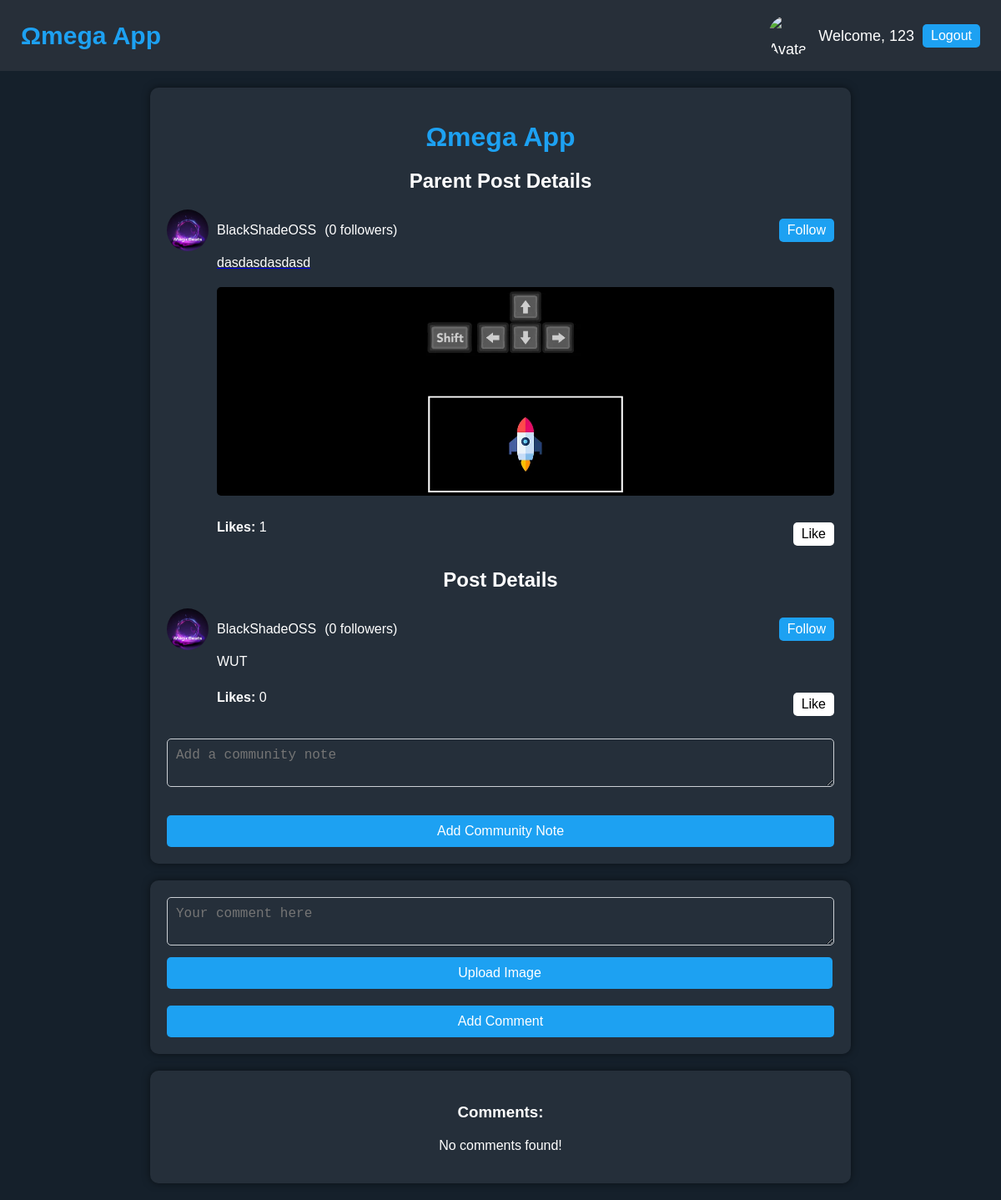
Page /post.php?id=15 (signed in) on the committed database.
### tables this page shows
CREATE TABLE `posts` (
  `post_id` int(11) NOT NULL,
  `author` int(11) NOT NULL,
  `author_firm` int(11) DEFAULT NULL,
  `content` varchar(512) NOT NULL,
  `likes` int(11) NOT NULL,
  `shares` int(11) NOT NULL,
  `comments_number` int(11) NOT NULL,
  `file_id` varchar(23) DEFAULT NULL,
  `post_id_for_comment` int(11) DEFAULT NULL,
  `create_datetime` datetime NOT NULL DEFAULT current_timestamp()
);

CREATE TABLE `user_account` (
  `user_ac_id` int(11) NOT NULL,
  `username` varchar(50) NOT NULL,
  `password` varchar(64) NOT NULL,
  `email` varchar(50) NOT NULL,
  `followers` int(11) NOT NULL,
  `is_cn_admin` tinyint(1) NOT NULL DEFAULT 0,
  `is_verified` tinyint(1) NOT NULL DEFAULT 0,
  `avatar_id` varchar(23) DEFAULT NULL,
  `created` timestamp NOT NULL DEFAULT current_timestamp()
);

### post.php (the view, shortened to what this page needs)
<?php
require_once 'db_connect.php';
$post_id = $_GET['id'];
$query = "SELECT post_id_for_comment FROM posts WHERE post_id = ?";
$stmt = $conn->prepare($query);
$stmt->bind_param("i", $post_id);
$stmt->execute();
$result = $stmt->get_result();
$parentid = $result->fetch_assoc()['post_id_for_comment'];
if ($parentid == null) {
    $is_parent = false;
} else {
    $is_parent = true;
}
function displayPostDetails($postId, $conn, $session_id, $is_parent)
{
    $query = "SELECT posts.content, posts.file_id,
              COALESCE(user_account.username, firm_account.firm_name) AS author_name,
              user_account.avatar_id,
              user_account.is_cn_admin,
              user_account.user_ac_id AS author_id,
              'user' AS author_type,
              COUNT(follow.user_follower_id) AS follower_count
              FROM posts
              LEFT JOIN user_account ON posts.author = user_account.user_ac_id
              LEFT JOIN firm_account ON posts.author_firm = firm_account.firm_ac_id
              LEFT JOIN follow ON follow.user_ac_id = user_account.user_ac_id
              WHERE posts.post_id = ?";
    $stmt = $conn->prepare($query);
    $stmt->bind_param("i", $postId);
    $stmt->execute();
    $result = $stmt->get_result();
    $post = $result->fetch_assoc();
    $query = "SELECT is_cn_admin FROM user_account WHERE user_ac_id = ?";
    $stmt = $conn->prepare($query);
    $stmt->bind_param("i", $session_id);
    $stmt->execute();
    $result = $stmt->get_result();
    $is_cn_admin = $result->fetch_assoc()['is_cn_admin'];
    if ($post) {
        echo "<div class='post";
        if ($is_parent) {
            echo " parent-post";
        }
        echo "'>";
        echo "<div class='author-details'>";
        echo "<img class='author-avatar' src='uploads/" . htmlspecialchars($post['avatar_id'] . ".webp", ENT_QUOTES, 'UTF-8') . "' alt='Author Avatar'>";
        echo "<span class='author-name'>" . htmlspecialchars($post['author_name'], ENT_QUOTES, 'UTF-8') . "</span>";
        echo "<span class='follower-count'> (" . $post['follower_count'] . " followers)</span>";
        $query = "SELECT COUNT(*) as is_following FROM follow WHERE user_ac_id = ? AND user_follower_id = ?";
        $stmt = $conn->prepare($query);
        $stmt->bind_param("ii", $post['author_id'], $session_id);
        $stmt->execute();
        $result = $stmt->get_result();
        $is_following = $result->fetch_assoc();
        if ($is_following['is_following']) {
            echo '<form action="unfollow.php" method="post" class="follow-button">';
            echo    '<input type="hidden" name="target_id" value="' . $post['author_id'] . '">';
            echo    '<input type="hidden" name="target_type" value="' . $post['author_type'] . '">';
            echo    '<button type="submit">Unfollow</button>';
            echo '</form>';
        } else {
            echo '<form action="follow.php" method="post" class="follow-button">';
            echo '<button type="submit">Follow</button>';
            echo '</form>';
        }
        echo "</div>";
        if ($is_parent) {
            echo "<a href='post.php?id=" . $postId . "'>";
        }
        echo "<p>" . htmlspecialchars($post['content'], ENT_QUOTES, 'UTF-8') . "</p>";
        if ($post['file_id'] !== null) {
            echo "<div class='image-container'>";
            echo "<img src='uploads/" . htmlspecialchars($post['file_id'] . ".webp", ENT_QUOTES, 'UTF-8') . "' alt='Post File'>";
            echo "</div>";
        }
        if ($is_parent) {
            echo "</a>";
        }
        $query = "SELECT likes FROM posts WHERE post_id = ?";
        $stmt = $conn->prepare($query);
        $stmt->bind_param("i", $postId);
        $stmt->execute();
        $result = $stmt->get_result();
        $likes = $result->fetch_assoc();
        $query = "SELECT COUNT(*) as liked FROM likes WHERE post_id = ? AND user_id = ?";
        $stmt = $conn->prepare($query);
        $stmt->bind_param("ii", $postId, $_SESSION['id']);
        $stmt->execute();
        $result = $stmt->get_result();
        $liked = $result->fetch_assoc();
        echo '<div class="like-container">';
        echo '<p><strong>Likes: </strong>' . $likes['likes'] . '</p>';
        echo '<form id="likeForm" action="';
        echo $liked['liked'] ? 'unlike_post.php' : 'like_post.php';
        echo '" method="post">';
        echo '<button type="submit" class="';
        echo $liked['liked'] ? 'unlike' : 'like';
        echo '" name="like">';
        echo $liked['liked'] ? 'Unlike' : 'Like';
        echo '</button>';
        echo '</form>';
        echo '</div>';
        if (!$is_parent && $is_cn_admin) {
            echo '<div class="cn-form">';
            echo '<form action="add_community_note.php" method="post">';
            echo '<textarea name="note_content" placeholder="Add a community note"></textarea>';
            echo '<button type="submit" name="add_community_note">Add Community Note</button>';
            echo '</form>';
            echo '</div>';
        }
        echo "</div>";
    } else {
        echo "<p>Post not found.</p>";
    }
}
?>
<!DOCTYPE html>
<html lang="en">
<head>
    <link rel="stylesheet" href="post.css">
    <link rel="stylesheet" href="navbar.css">
</head>
<body>
    <?php include 'navbar.php'; ?>
    <div class="post-details-container">
        <h1><a href="./main-page.php">Ωmega App</a></h1>
        <?php
        if ($is_parent) {
            echo "<h2>Parent Post Details</h2>";
            displayPostDetails($parentid, $conn, $_SESSION['id'], true);
        }
        echo "<h2>Post Details</h2>";
        displayPostDetails($post_id, $conn, $_SESSION['id'], false);
        ?>
    </div>
    <div class="comment-form">
        <form action="add_comment.php" method="post" enctype="multipart/form-data">
            <textarea name="comment_content" placeholder="Your comment here" required></textarea>
            <label for="comment_image" class="file-upload-label">Upload Image</label>
            <button type="submit" name="add_comment">Add Comment</button>
        </form>
    </div>
    <div class="comments-container">
        <h3>Comments:</h3>
        <?php
        $query = "SELECT p1.*, COALESCE(user_account.username, firm_account.firm_name) AS author_name, user_account.avatar_id, COUNT(follow.user_follower_id) AS follower_count
          FROM posts p1
          LEFT JOIN user_account ON p1.author = user_account.user_ac_id
          LEFT JOIN firm_account ON p1.author_firm = firm_account.firm_ac_id
          LEFT JOIN follow ON follow.user_ac_id = user_account.user_ac_id
          WHERE p1.post_id_for_comment = ?
          GROUP BY p1.post_id
          ORDER BY p1.post_id_for_comment ASC, p1.post_id ASC";
        $stmt = $conn->prepare($query);
        $stmt->bind_param("i", $post_id);
        $stmt->execute();
        $result = $stmt->get_result();
        $comments = $result->fetch_all(MYSQLI_ASSOC);
        function displayComments($comments, $parentId = null, $conn)
        {
            if (!empty($comments)) {
                $query = "SELECT p1.*, COALESCE(user_account.username, firm_account.firm_name) AS author_name, user_account.avatar_id, COUNT(follow.user_follower_id) AS follower_count
                 (SELECT COUNT(*) FROM likes WHERE post_id = p1.post_id) AS likes_count,
                 (SELECT COUNT(*) FROM likes WHERE post_id = p1.post_id AND user_id = ?) AS liked_by_user
                 FROM posts p1
                 LEFT JOIN user_account ON p1.author = user_account.user_ac_id
                 LEFT JOIN firm_account ON p1.author_firm = firm_account.firm_ac_id
                 LEFT JOIN follow ON (follow.user_ac_id = user_account.user_ac_id OR follow.firm_ac_id = firm_account.firm_ac_id) AND follow.user_follower_id = ?
                 WHERE p1.post_id_for_comment = ?
                 GROUP BY p1.post_id
                 ORDER BY p1.post_id_for_comment ASC, p1.post_id ASC";
                $stmt = $conn->prepare($query);
                $stmt->bind_param("iii", $_SESSION["id"], $_SESSION["id"], $parentId);
                $stmt->execute();
                $result = $stmt->get_result();
                $comments = $result->fetch_all(MYSQLI_ASSOC);
                foreach ($comments as $comment) {
                    if ($comment['post_id_for_comment'] == $parentId) {
                        echo "<div class='comment'>";
                        echo "<div class='author-info'>";
                        echo "<img src='uploads/" . htmlspecialchars($comment['avatar_id'] . ".webp", ENT_QUOTES, 'UTF-8') . "' alt='Author Avatar'>";
                        echo "<p> " . htmlspecialchars($comment['author_name'], ENT_QUOTES, 'UTF-8') . "</p>";
                        echo "<span class='follower-count'>(" . $comment['follower_count'] . " followers)</span>";
                        $query = "SELECT COUNT(*) as is_following FROM follow WHERE user_ac_id = ? AND user_follower_id = ?";
                        $stmt = $conn->prepare($query);
                        $stmt->bind_param("ii", $comment['author'], $_SESSION["id"]);
                        $stmt->execute();
                        $result = $stmt->get_result();
                        $is_following = $result->fetch_assoc();
                        if ($is_following['is_following']) {
                            echo "<form action='unfollow.php' method='post' class='follow-button'>";
                            echo "<input type='hidden' name='target_id' value='" . $comment['author'] . "'>";
                            echo "<input type='hidden' name='target_type' value='user'>";
                            echo "<button type='submit'>Unfollow</button>";
                        } else {
                            echo "<form action='follow.php' method='post' class='follow-button'>";
                            echo "<input type='hidden' name='target_id' value='" . $comment['author'] . "'>";
                            echo "<input type='hidden' name='target_type' value='user'>";
                            echo "<button type='submit'>Follow</button>";
                        }
                        echo "</form>";
                        echo "</div>";
                        echo "<a href='post.php?id=" . $comment['post_id'] . "'>";
                        echo "<p>" . htmlspecialchars($comment['content'], ENT_QUOTES, 'UTF-8') . "</p>";
                        if ($comment['file_id'] !== null) {
                            echo "<img src='uploads/" . htmlspecialchars($comment['file_id'] . ".webp", ENT_QUOTES, 'UTF-8') . "' alt='Comment Image'>";
                        }
                        echo "<a/>";
                        echo "<div class='like-container'>";
                        echo "<p><strong>Likes:</strong> " . $comment['likes_count'] . "</p>";
                        if ($comment['liked_by_user'] > 0) {
                            echo "<form action='unlike_post.php' method='post'>";
                            echo "<input type='hidden' name='post_id' value='" . $comment['post_id'] . "'>";
                            echo "<button type='submit' name='unlike' class='unlike'>Unlike</button>";
                        } else {
                            echo "<form action='like_post.php' method='post'>";
                            echo "<input type='hidden' name='post_id' value='" . $comment['post_id'] . "'>";
                            echo "<button type='submit' name='like' class='like'>Like</button>";
                        }
                        echo "</form>";
                        echo "</div>";
                        $query = "SELECT p1.* FROM posts p1
                    LEFT JOIN posts p2 ON p1.post_id_for_comment = p2.post_id
                    WHERE p2.post_id = ? AND p1.post_id != ?
                    ORDER BY p1.post_id_for_comment ASC, p1.post_id ASC";
                        $stmt = $conn->prepare($query);
                        $stmt->bind_param("ii", $comment['post_id'], $comment['post_id']);
                        $stmt->execute();
                        $result = $stmt->get_result();
                        $replies = $result->fetch_all(MYSQLI_ASSOC);
                        if (!empty($replies)) {
                            echo "<a href='post.php?id=" . $comment['post_id'] . "'" . "class='seeMore'>See More</a>";
                        }
                        echo "</div>";
                    }
                }
            } else {
                echo '<p style="text-align: center;">No comments found!</p>';
            }
        }
        displayComments($comments, $post_id, $conn);
        ?>
    </div>
</body>
</html>

### post.css (style rules this page uses)
body { font-family: Arial, sans-serif; background-color: #15202b; margin: 0; padding: 0; color: #ffffff; }
h1 { text-align: center; color: #1da1f2; margin-bottom: 20px; }
h1 a { color: #1da1f2; text-decoration: none; }
h2 { text-align: center; color: #ffffff; margin-bottom: 20px; }
.post-details-container, .comment-form, .comments-container { background-color: #252f3a; padding: 20px; border-radius: 10px; box-shadow: 0 0 10px rgba(0, 0, 0, 0.5); width: 80%; max-width: 800px; margin: 20px auto; }
.post-details-container h1, .post-details-container h2, .comments-container h3 { text-align: center; color: #ffffff; margin-bottom: 20px; }
.post-details-container p { color: #ffffff; margin-top: 5px; margin-bottom: 20px; margin-left: 60px; }
.parent-post { margin-bottom: 20px; }
.parent-post .image-container img { width: 100%; object-fit: cover; max-height: 250px; }
.author-details { display: flex; align-items: center; }
.author-avatar { width: 50px; height: 50px; border-radius: 50%; margin-right: 10px; }
.author-name, .follower-count { color: #ffffff; }
.follower-count { margin-left: 10px; }
.follow-button { margin-left: auto; }
.follow-button button { background-color: #1da1f2; color: #ffffff; border: none; border-radius: 5px; cursor: pointer; font-size: 16px; padding: 5px 10px; }
.image-container { margin-left: 60px; }
.image-container img, .comments-container img { max-width: 100%; height: auto; border-radius: 5px; }
.like-container { display: flex; align-items: center; justify-content: space-between; margin-top: 20px; }
.like-container button { color: #000000; border: none; border-radius: 5px; cursor: pointer; font-size: 16px; padding: 5px 10px; transition: background-color 0.5s; }
.like-container button.like { background-color: #ffffff; }
.comment-form textarea, .comment-form input[type="file"] { width: 97.25%; padding: 10px; margin-bottom: 10px; border: 1px solid #ccd0d5; border-radius: 5px; font-size: 16px; background-color: #252f3a; color: #ffffff; }
.comment-form button[type="submit"] { padding: 10px; background-color: #1da1f2; color: #ffffff; border: none; border-radius: 5px; cursor: pointer; font-size: 16px; width: 100%; margin-top: 20px; }
.file-upload-label { display: block; padding: 10px; background-color: #1da1f2; color: #ffffff; cursor: pointer; border-radius: 5px; width: 97.25%; text-align: center; }
.cn-form { margin-top: 20px; }
.cn-form textarea, .cn-form input[type="file"] { width: 97.25%; padding: 10px; margin-bottom: 10px; border: 1px solid #ccd0d5; border-radius: 5px; font-size: 16px; background-color: #252f3a; color: #ffffff; }
.cn-form button[type="submit"] { padding: 10px; background-color: #1da1f2; color: #ffffff; border: none; border-radius: 5px; cursor: pointer; font-size: 16px; width: 100%; margin-top: 20px; }

### rows in the picture
posts: author.avatar_id (picture), content "dasdasdasdasd", file (picture), likes "1"
posts: author.avatar_id (picture), content "WUT", likes "0"

### other values in the picture
$_SESSION["username"] "123"
$post['author_name'] "BlackShadeOSS BlackShadeOSS"
$post['follower_count'] "0 0"
